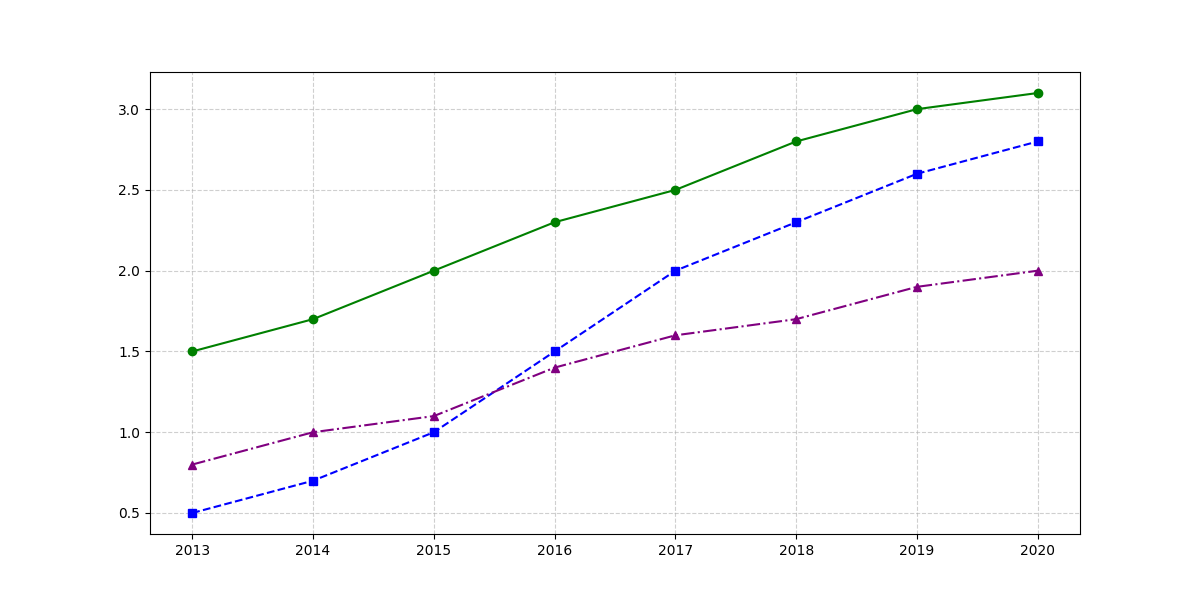

This chart was generated by the following Python code:
import matplotlib.pyplot as plt
import numpy as np

# Data setup
years = np.arange(2013, 2021)
facebook_hours = [1.5, 1.7, 2.0, 2.3, 2.5, 2.8, 3.0, 3.1]
instagram_hours = [0.5, 0.7, 1.0, 1.5, 2.0, 2.3, 2.6, 2.8]
twitter_hours = [0.8, 1.0, 1.1, 1.4, 1.6, 1.7, 1.9, 2.0]

# Creating the plot
fig, ax = plt.subplots(figsize=(12, 6))

# Plotting data with shuffled colors
ax.plot(years, facebook_hours, color='green', linestyle='-', marker='o')  # Changed from 'blue'
ax.plot(years, instagram_hours, color='blue', linestyle='--', marker='s')  # Changed from 'purple'
ax.plot(years, twitter_hours, color='purple', linestyle='-.', marker='^')  # Changed from 'green'

# Customizing appearance
ax.grid(True, linestyle='--', alpha=0.6)

# Display the plot
plt.show()
